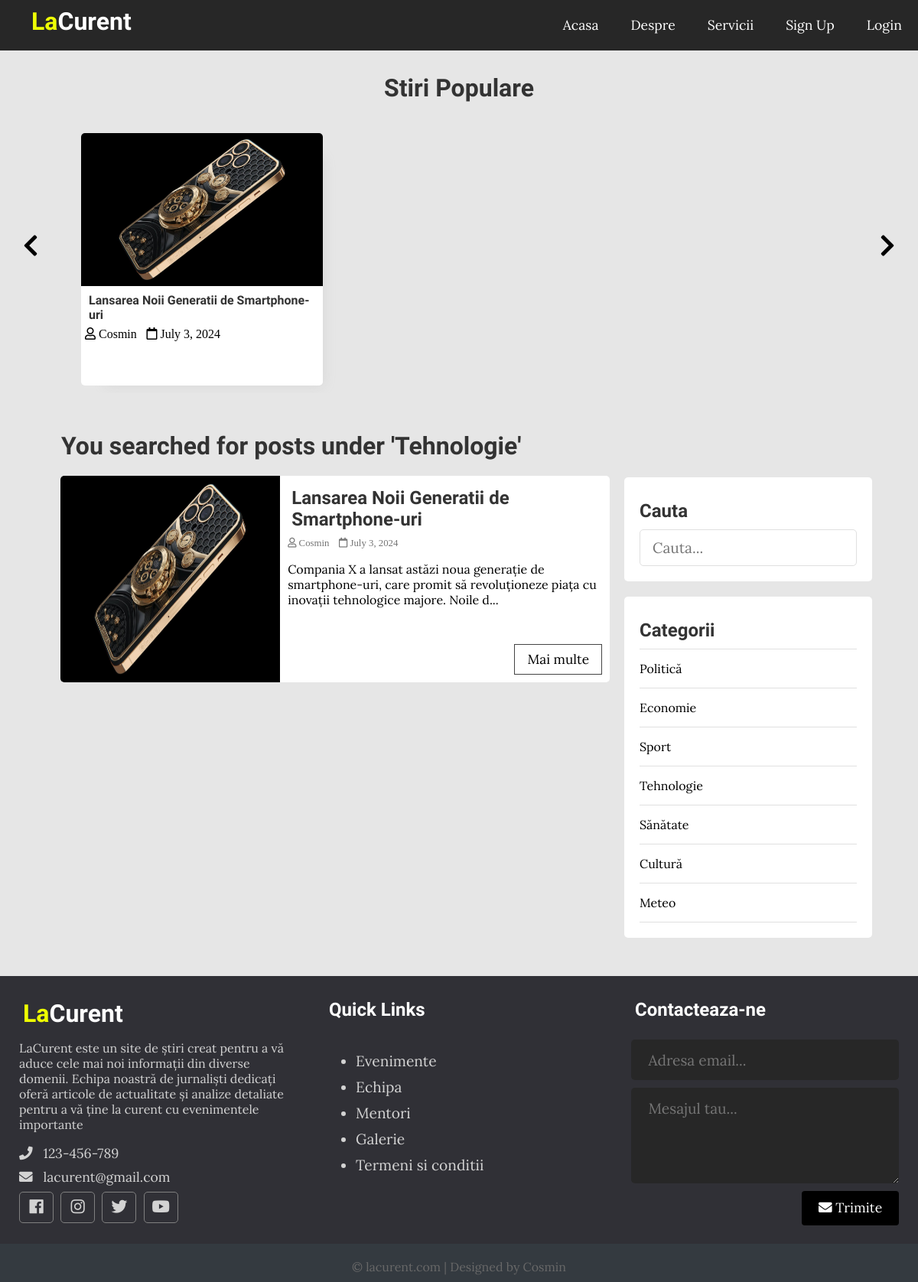
/index.php?t_id=5&name=Tehnologie, run on the app's committed database.
### tables this page shows
CREATE TABLE `posts` (
  `id` int(11) NOT NULL,
  `user_id` int(11) NOT NULL,
  `topic_id` int(11) DEFAULT NULL,
  `title` varchar(255) NOT NULL,
  `image` varchar(255) NOT NULL,
  `body` text NOT NULL,
  `published` tinyint(4) NOT NULL,
  `created_at` datetime NOT NULL DEFAULT current_timestamp()
);

CREATE TABLE `users` (
  `id` int(11) NOT NULL,
  `admin` tinyint(4) NOT NULL,
  `username` varchar(255) NOT NULL,
  `email` varchar(255) NOT NULL,
  `password` varchar(255) NOT NULL,
  `created_at` timestamp NOT NULL DEFAULT current_timestamp()
);

CREATE TABLE `topics` (
  `id` int(11) NOT NULL,
  `name` varchar(100) NOT NULL,
  `description` text NOT NULL
);

### app/database/db.php (called while the page is built, shortened)
<?php
require('connect.php');
function executeQuery($sql, $data)
{
    global $conn;
    $stmt = $conn->prepare($sql);
    $values = array_values($data);
    $types = str_repeat('s', count($values));
    $stmt->bind_param($types, ...$values);
    $stmt->execute();
    return $stmt;
}
function selectAll($table, $conditions = [])
{
    global $conn;
    $sql = "SELECT * FROM $table";
    if (empty($conditions)) {
        $stmt = $conn->prepare($sql);
        $stmt->execute();
        $records = $stmt->get_result()->fetch_all(MYSQLI_ASSOC);
        return $records;
    }
}
function getPostsByTopicId($topic_id)
{
    $sql = "SELECT p.*, u.username FROM posts AS p JOIN users AS u ON p.user_id=u.id WHERE p.published=? AND topic_id=?";
    $stmt = executeQuery($sql, ['published' => 1, 'topic_id' => $topic_id]);
    $records = $stmt->get_result()->fetch_all(MYSQLI_ASSOC);
    return $records;
}

### app/controllers/topics.php (called while the page is built, shortened)
<?php
include(ROOT_PATH . "/app/database/db.php");
$table = 'topics';
$topics = selectAll($table);

### index.php (the view, shortened to what this page needs)
<?php
include(ROOT_PATH . "/app/controllers/topics.php");
$posts = array();
$postsTitle = 'Stiri recente';
if (isset($_GET['t_id'])) {
  $posts = getPostsByTopicId($_GET['t_id']);
  $postsTitle = "You searched for posts under '" . $_GET['name'] . "'";
} else if (isset($_POST['search-term'])) {
  $postsTitle = "You searched for '" . $_POST['search-term'] . "'";
  $posts = searchPosts($_POST['search-term']);
} else {
  $posts = getPublishedPosts();
}
?>
<!DOCTYPE html>
<html lang="en">
<head>
  <link rel="stylesheet" href="https://use.fontawesome.com/releases/v5.7.2/css/all.css"
>
  <link rel="stylesheet" href="assets/css/style.css">
</head>
<body>
  <?php include(ROOT_PATH . "/app/includes/header.php"); ?>
  <div class="page-wrapper">
    <div class="post-slider">
      <h1 class="slider-title">Stiri Populare</h1>
      <i class="fas fa-chevron-left prev"></i>
      <i class="fas fa-chevron-right next"></i>
      <div class="post-wrapper">
        <?php foreach ($posts as $post): ?>
          <div class="post">
            <img src="<?php echo BASE_URL . '/assets/images/' . $post['image']; ?>" alt="" class="slider-image">
            <div class="post-info">
              <h4><a href="single.php?id=<?php echo $post['id']; ?>"><?php echo $post['title']; ?></a></h4>
              <i class="far fa-user"> <?php echo $post['username']; ?></i>
              <i class="far fa-calendar"> <?php echo date('F j, Y', strtotime($post['created_at'])); ?></i>
            </div>
          </div>
        <?php endforeach; ?>
      </div>
    </div>
    <div class="content clearfix">
      <div class="main-content">
        <h1 class="recent-post-title"><?php echo $postsTitle ?></h1>
        <?php foreach ($posts as $post): ?>
          <div class="post clearfix">
            <img src="<?php echo BASE_URL . '/assets/images/' . $post['image']; ?>" alt="" class="post-image">
            <div class="post-preview">
              <h2><a href="single.php?id=<?php echo $post['id']; ?>"><?php echo $post['title']; ?></a></h2>
              <i class="far fa-user"> <?php echo $post['username']; ?></i>
              <i class="far fa-calendar"> <?php echo date('F j, Y', strtotime($post['created_at'])); ?></i>
              <p class="preview-text">
                <?php echo html_entity_decode(substr($post['body'], 0, 150) . '...'); ?>
              </p>
              <a href="single.php?id=<?php echo $post['id']; ?>" class="btn read-more">Mai multe</a>
            </div>
          </div>
        <?php endforeach; ?>
      </div>
      <div class="sidebar">
        <div class="section search">
          <h2 class="section-title">Cauta</h2>
          <form action="index.php" method="post">
            <input type="text" name="search-term" class="text-input" placeholder="Cauta...">
          </form>
        </div>
        <div class="section topics">
          <h2 class="section-title">Categorii</h2>
          <ul>
            <?php foreach ($topics as $key => $topic): ?>
              <li><a href="<?php echo BASE_URL . '/index.php?t_id=' . $topic['id'] . '&name=' . $topic['name'] ?>"><?php echo $topic['name']; ?></a></li>
            <?php endforeach; ?>
          </ul>
        </div>
      </div>
    </div>
  </div>
  <?php include(ROOT_PATH . "/app/includes/footer.php"); ?>
</body>
</html>

### assets/css/style.css (style rules this page uses)
* { box-sizing: border-box; }
html, body { height: 100%; padding: 0px; margin: 0px; background: #e6e6e6; font-family: "Lora", serif; }
h1, h2, h3, h4, h5, h6 { font-family: "Candal", serif; color: #333333; margin: 5px; }
a { text-decoration: none; color: inherit; }
.clearfix::after { content: ""; display: block; clear: both; }
.btn { padding: 0.5rem 1rem; background: #000000; color: white; border: 1px solid transparent; border-radius: 0.25rem; font-size: 1.08em; font-family: "Lora", serif; }
.text-input { padding: 0.7rem 1rem; display: block; width: 100%; border-radius: 5px; border: 1px solid #e0e0e0; outline: none; color: #444; line-height: 1.5rem; font-size: 1.2em; font-family: "Lora", serif; }
.page-wrapper { min-height: 100%; }
.post-slider { position: relative; }
.post-slider .slider-title { text-align: center; margin: 30px auto; }
.post-slider .next { position: absolute; top: 50%; right: 30px; font-size: 2em; color: #000000; cursor: pointer; }
.post-slider .prev { position: absolute; top: 50%; left: 30px; font-size: 2em; color: #000000; cursor: pointer; }
.post-slider .post-wrapper { width: 84%; height: 350px; margin: 0px auto; overflow: hidden; padding: 10px 0px 10px 0px; }
.post-slider .post-wrapper .post { width: 300px; height: 330px; margin: 0px 10px; display: inline-block; background: white; border-radius: 5px; box-shadow: 1rem 1rem 1rem -1rem #a0a0a033; }
.post-slider .post-wrapper .post .post-info { height: 130px; padding: 0px 5px; }
.post-slider .post-wrapper .post .slider-image { width: 100%; height: 200px; border-top-left-radius: 5px; border-top-right-radius: 5px; }
.content { width: 90%; margin: 30px auto 30px; }
.content .main-content { width: 70%; float: left; }
.content .main-content .post { width: 95%; height: 270px; margin: 20px auto; border-radius: 5px; background: white; position: relative; }
.content .main-content .post .post-preview i { color: #757575; font-size: 0.8em; }
.content .main-content .post .preview-text { line-height: 1.5em; font-size: 1.03em; color: #444; }
.content .main-content .post .read-more { position: absolute; bottom: 10px; right: 10px; border: 1px solid #444; background: transparent; border-radius: 0px; color: #000000 !important; }
.content .main-content .post .post-image { width: 40%; height: 100%; float: left; border-top-left-radius: 5px; border-bottom-left-radius: 5px; }
.content .main-content .post .post-preview { width: 60%; padding: 10px; float: right; }
.content .main-content .recent-post-title { margin: 20px; }
.content .sidebar { width: 30%; float: left; }
.content .sidebar .section { background: white; padding: 20px; border-radius: 5px; margin-bottom: 20px; }
.content .sidebar .section .section-title { margin: 10px 0px 10px 0px; }
.content .sidebar .section.search { margin-top: 80px; }
.content .sidebar .section.topics ul { margin: 0px; padding: 0px; list-style: none; border-top: 1px solid #e0e0e0; }
.content .sidebar .section.topics ul li a { display: block; padding: 15px 0px 15px 0px; border-bottom: 1px solid #e0e0e0; transition: all 0.3s; }

### data on the page
posts: image (picture), title "Lansarea Noii Generatii de Smartphone-uri", user.username "Cosmin", created_at "July 3, 2024", body "Compania X a lansat astăzi noua generație de smartphone-uri, care promit să revoluționeze piața cu inovații tehnologice majore. Noile d..."
topics: name "Politică"
topics: name "Economie"
topics: name "Sport"
topics: name "Tehnologie"
topics: name "Sănătate"
topics: name "Cultură"
topics: name "Meteo"

### other printed values
$postsTitle "You searched for posts under 'Tehnologie'"
